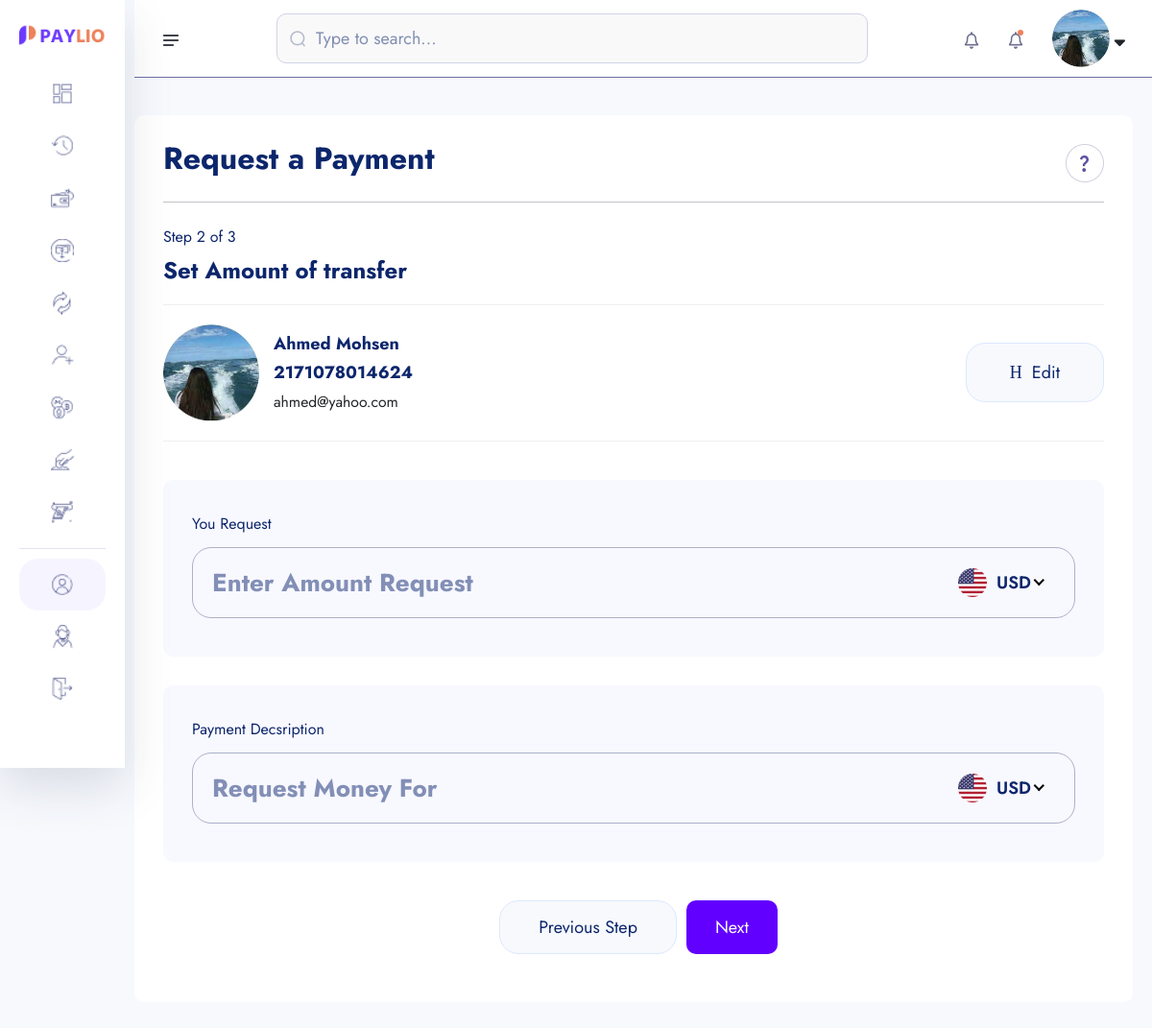
Page /amount-request/2171078014624 (signed in) on the committed database.
### userauths/models.py (models this page shows, shortened)
class User(AbstractUser):
    username = models.CharField(max_length=100)
    email = models.EmailField(unique=True)
    is_staff = models.BooleanField(default=False)
    is_superuser = models.BooleanField(default=False)
    USERNAME_FIELD = 'email'
    REQUIRED_FIELDS = ['username']

### account/models.py (models this page shows, shortened)
class KYC(models.Model):
    id = models.UUIDField(primary_key=True, unique=True, default=uuid.uuid4, editable=False)
    user =  models.OneToOneField(User, on_delete=models.CASCADE)
    account =  models.OneToOneField(Account, on_delete=models.CASCADE, null=True, blank=True)
    full_name = models.CharField(max_length=1000)
    image = models.ImageField(upload_to="kyc", default="default.jpg")
    marital_status = models.CharField(choices=MARITAL_STATUS, max_length=40)
    gender = models.CharField(choices=GENDER, max_length=40)
    identity_type = models.CharField(choices=IDENTITY_TYPE, max_length=140)
    identity_image = models.ImageField(upload_to="kyc", null=True, blank=True)
    date_of_birth = models.DateTimeField(auto_now_add=False)
    signature = models.ImageField(upload_to="kyc")
    country = models.CharField(max_length=100)
    state = models.CharField(max_length=100)
    city = models.CharField(max_length=100)
    mobile = models.CharField(max_length=1000)
    fax = models.CharField(max_length=1000)
    date = models.DateTimeField(auto_now_add=True)
    class Meta:
        ordering = ['-date']

class Account(models.Model):
    id = models.UUIDField(primary_key=True, unique=True, default=uuid.uuid4, editable=False)
    user = models.OneToOneField(User, on_delete=models.CASCADE)
    account_balance = models.DecimalField(max_digits=12, decimal_places=2, default=0.00)
    account_number = ShortUUIDField(length=10, unique=True,max_length= 25, prefix="217", alphabet="1234567890" )
    account_id = ShortUUIDField(length=7, unique=True,max_length= 25, prefix="DEX", alphabet="1234567890" )
    pin_number = ShortUUIDField(length=4, unique=True,max_length= 7 , alphabet="1234567890" )
    red_code = ShortUUIDField(length=10, unique=True,max_length= 20, prefix="217", alphabet="abcdefghi1234567890" )
    account_status = models.CharField(max_length=100, choices= ACCOUNT_STATUS, default="in-active")
    date = models.DateTimeField(auto_now_add=True)
    kyc_submitted = models.BooleanField(default=False)
    kyc_confirmed = models.BooleanField(default=False)
    recommended_by = models.ForeignKey(User, on_delete=models.DO_NOTHING, blank=True, null=True, related_name="recommended_by")
    class Meta:
        ordering = ['-date']

### core/payment_request.py (the view)
# urls.py: path('amount-request/<account_number>',AmountRequest, name='amount-request' ),
def AmountRequest(request, account_number):
    try:
        account = Account.objects.get(account_number=account_number)
    except:
        messages.warning(request, "Account does not exist")
    context = {
        "account":account
    }
    return render(request, 'payment_request/amount-request.html', context)

### core/context_processor.py (called while the page is built)
def default(request):
    try:
        notifications = Notification.objects.filter(user=request.user).order_by("-id")[:10]
    except:
        notifications = None
    return {
        "notifications":notifications,
    }

### templates/payment_request/amount-request.html (shortened to what this page needs)
{% extends 'partials/dashboard-base.html' %}
{% load static %}
{% load humanize %}
{% block content %}
    <section class="dashboard-section body-collapse pay step step-2">
        <div class="overlay pt-120">
            <div class="container-fruid">
                <div class="main-content">
                    <div class="head-area d-flex align-items-center justify-content-between">
                        <h4>Request a Payment</h4>
                        <div class="icon-area">
                            <img src="{% static 'assets1/images/icon/support-icon.png' %}" alt="icon">
                        </div>
                    </div>
                    <div class="choose-recipient">
                        <div class="step-area">
                            <span class="mdr">Step 2 of 3</span>
                            <h5>Set Amount of transfer</h5>
                        </div>
                        <div class="user-select">
                            <div class="single-user">
                                <div class="left d-flex align-items-center">
                                    <div class="img-area">
                                        <img style="width: 100px; hight: 100px; border-radius: 50%" src="{{account.user.kyc.image.url}}" alt="image">
                                    </div>
                                    <div class="text-area">
                                        <p>{{account.user.kyc.full_name|title}}</p>
                                        <p>{{account.account_number|title}}</p>
                                        <small>{{account.user.email}}</small>
                                    </div>
                                </div>
                                <div class="right">
                                    <a href="{% url 'core:request-search-user' %}">
                                        <i class="icon-h-edit"></i>
                                        Edit
                                    </a>
                                </div>
                            </div>
                        </div>
                    </div>
                    <form action="{% url 'core:amount-request-Process' account.account_number %}" method = "POST">
                        <div class="send-banance">
                            <span class="mdr">You Request</span>
                            <div class="input-area">
                                <input class="xxlr"  placeholder="Enter Amount Request " name="amount-request" type="number" id="amount-request">
                            </div>
                        </div>
                        <div class="send-banance">
                            <span class="mdr">Payment Decsription</span>
                            <div class="input-area">
                                <input class="xxlr"  placeholder="Request Money For " name="description" type="text" >
                            </div>
                        </div>
                        <div class="footer-area mt-40">
                            <a href="{% url 'core:request-search-user' %}">Previous Step</a>
                            <button type="submit" style="padding: 10px 30px; border-radius: 10px; background: rgb(98, 0, 255); color: #fff;" class="active">Next</button>
                        </div>
                    </form>
                </div>
            </div>
        </div>
    </section>
{% endblock content %}

### templates/partials/dashboard-base.html (shortened to what this page needs)
{% load static %}
<!doctype html>
<html lang="en">
<head>
    <link rel="stylesheet" href="{% static 'assets1/css/bootstrap.min.css' %}">
    <link rel="stylesheet" href="{% static 'assets1/css/fontawesome.min.css' %}">
    <link rel="stylesheet" href="{% static 'assets1/css/jquery-ui.css' %}">
    <link rel="stylesheet" href="{% static 'assets1/css/plugin/apexcharts.css' %}">
    <link rel="stylesheet" href="{% static 'assets1/css/plugin/nice-select.css' %}">
    <link rel="stylesheet" href="{% static 'assets1/css/arafat-font.css' %}">
    <link rel="stylesheet" href="{% static 'assets1/css/plugin/animate.css' %}">
    <link rel="stylesheet" href="{% static 'assets1/css/style.css' %}">
</head>
<body>
    <header class="header-section body-collapse">
        <div class="overlay">
            <div class="container-fruid">
                <div class="row d-flex header-area">
                    <div class="navbar-area d-flex align-items-center justify-content-between">
                        <div class="sidebar-icon">
                            <img src="{% static 'assets1/images/icon/menu.png' %}" alt="icon">
                        </div>
                        <form action="#" class="flex-fill">
                            <div class="form-group d-flex align-items-center">
                                <img src="{% static 'assets1/images/icon/search.png' %}" alt="icon">
                                <input type="text" placeholder="Type to search...">
                            </div>
                        </form>
                        <div class="dashboard-nav">
                            <div class="single-item language-area">
                                <div class="language-btn">
                                    <img src="{% static 'assets1/images/icon/bell.png' %}" alt="icon">
                                </div>
                            </div>
                            <div class="single-item notifications-area">
                                <div class="notifications-btn">
                                    <img src="{% static 'assets1/images/icon/bell.png' %}" class="bell-icon" alt="icon">
                                </div>
                            </div>
                            <div class="single-item user-area">
                                <div class="profile-area d-flex align-items-center">
                                    <span class="user-profile">
                                        {% if request.user.kyc.image.url %}
                                            <img style="width: 60px; height: 60px; border-radius: 50%; object-fit: cover;" src="{{ request.user.kyc.image.url }}" alt="image">
                                        {% else %}
                                            <img src="{% static 'assets1/images/default.jpg' %}"  style="width: 50px; height: 50px; border-radius: 50%; object-fit: cover;" alt="">
                                        {% endif %}
                                    </span>
                                    <i class="fa-solid fa-sort-down"></i>
                                </div>
                            </div>
                        </div>
                    </div>
                    <div class="sidebar-wrapper">
                        <div class="sidebar-logo">
                            <a href="dashboard.html"><img src="{% static 'assets1/images/logo.png' %}" alt="logo"></a>
                        </div>
                        <ul>
                            <li>
                                <a href="{% url 'account:dashboard' %}">
                                    <img src="{% static 'assets1/images/icon/dashboard.png' %}" alt="Dashboard"> <span>Dashboard</span>
                                </a>
                            </li>
                            <li>
                                <a href="{% url 'core:transaction-list' %}">
                                    <img src="{% static 'assets1/images/icon/transactions.png' %}" alt="Transactions"> <span>Transactions</span>
                                </a>
                            </li>
                            <li>
                                <a href="{% url 'core:search-account' %}">
                                    <img src="{% static 'assets1/images/icon/pay.png' %}" alt="Pay"> <span>Pay</span>
                                </a>
                            </li>
                            <li>
                                <a href="{% url 'core:request-search-user' %}">
                                    <img src="{% static 'assets1/images/icon/receive.png' %}" alt="Receive"> <span>Receive</span>
                                </a>
                            </li>
                            <li>
                                <a href="money-exchange.html">
                                    <img src="{% static 'assets1/images/icon/exchange.png' %}" alt="Exchange"> <span>Exchange</span>
                                </a>
                            </li>
                            <li>
                                <a href="recipients.html">
                                    <img src="{% static 'assets1/images/icon/recipients.png' %}" alt="Recipients"> <span>Recipients</span>
                                </a>
                            </li>
                            <li>
                                <a href="crypto.html">
                                    <img src="{% static 'assets1/images/icon/crypto.png' %}" alt="Crypto"> <span>Crypto</span>
                                </a>
                            </li>
                            <li>
                                <a href="deposit-money.html">
                                    <img src="{% static 'assets1/images/icon/deposit.png' %}" alt="Deposit"> <span>Deposit Money</span>
                                </a>
                            </li>
                            <li>
                                <a href="withdraw-money-step-1.html">
                                    <img src="{% static 'assets1/images/icon/withdraw.png' %}" alt="Withdraw"> <span>Withdraw Money</span>
                                </a>
                            </li>
                        </ul>
                        <ul class="bottom-item">
                            <li class="active">
                                <a href="{% url 'account:account' %}">
                                    <img src="{% static 'assets1/images/icon/account.png' %}" alt="Account"> <span>Account</span>
                                </a>
                            </li>
                            <li>
                                <a href="javascript:void(0)">
                                    <img src="{% static 'assets1/images/icon/support.png' %}" alt="Support"> <span>Support</span>
                                </a>
                            </li>
                            <li>
                                <a href="javascript:void(0)">
                                    <img src="{% static 'assets1/images/icon/quit.png' %}" alt="Quit"> <span>Quit</span>
                                </a>
                            </li>
                        </ul>
                        <div class="pt-120">
                        </div>
                    </div>
                </div>
            </div>
        </div>
    </header>
{% block content %}
{% endblock content %}
</body>
</html>

### rows in the picture
User: user.kyc.image (picture)
Account: user.kyc.image (picture), user.kyc.full_name "Ahmed Mohsen", account_number "2171078014624", user.email "ahmed@yahoo.com"
